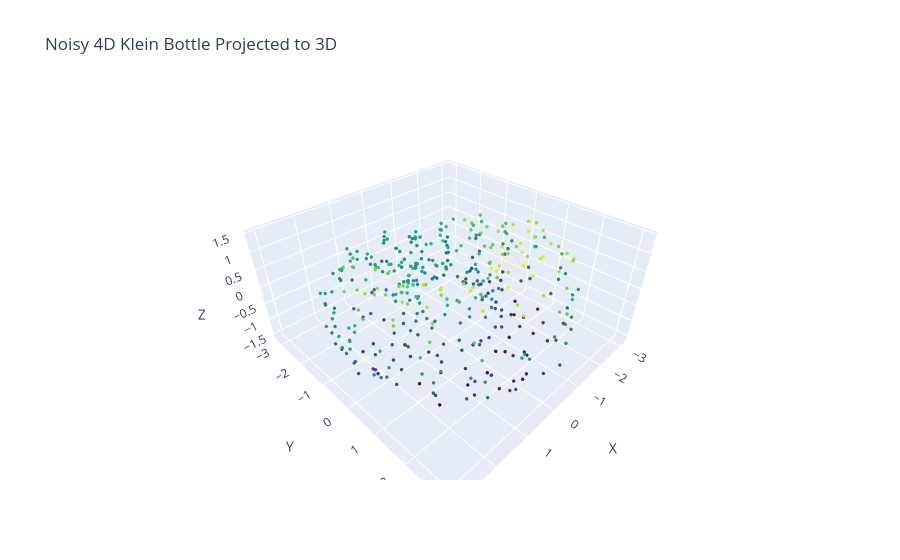

Here is the notebook cell this chart was saved with:
### Code cell
#Visualization
def project_R4_to_R3(X):
    """
    Smooth deterministic projection from R^4 to R^3.
    Combines z and w coordinates to preserve structure.
    """
    x = X[:,0]
    y = X[:,1]
    z = X[:,2] + X[:,3]
    return np.column_stack([x, y, z])

# Generate data
X_noisy = klein_bottle_R4_noisy(n=20, sigma=0.1)
X_proj = project_R4_to_R3(X_noisy)

# Extract coordinates
x, y, z = X_proj[:,0], X_proj[:,1], X_proj[:,2]

# Interactive 3D scatter plot
fig = go.Figure(data=[go.Scatter3d(
    x=x, y=y, z=z,
    mode='markers',
    marker=dict(size=2, color=z, colorscale='Viridis')
)])

fig.update_layout(
    title="Noisy 4D Klein Bottle Projected to 3D",
    scene=dict(xaxis_title='X', yaxis_title='Y', zaxis_title='Z')
)

fig.show()

### Figure 1 — Plotly figure (JSON) as saved in the notebook; plotly's stock layout.template omitted (floating-point values rounded to 4 significant figures; data arrays with more than 128 entries replaced by an {"elided": "..."} marker saying what was removed)
{"data": [{"marker": {"color": {"elided": "400 float values"}, "colorscale": [[0, "#440154"], [0.1111, "#482878"], [0.2222, "#3e4989"], [0.3333, "#31688e"], [0.4444, "#26828e"], [0.5556, "#1f9e89"], [0.6667, "#35b779"], [0.7778, "#6ece58"], [0.8889, "#b5de2b"], [1, "#fde725"]], "size": 2}, "mode": "markers", "type": "scatter3d", "x": {"elided": "400 float values"}, "y": {"elided": "400 float values"}, "z": {"elided": "400 float values"}}], "layout": {"scene": {"xaxis": {"title": {"text": "X"}}, "yaxis": {"title": {"text": "Y"}}, "zaxis": {"title": {"text": "Z"}}}, "title": {"text": "Noisy 4D Klein Bottle Projected to 3D"}}}
